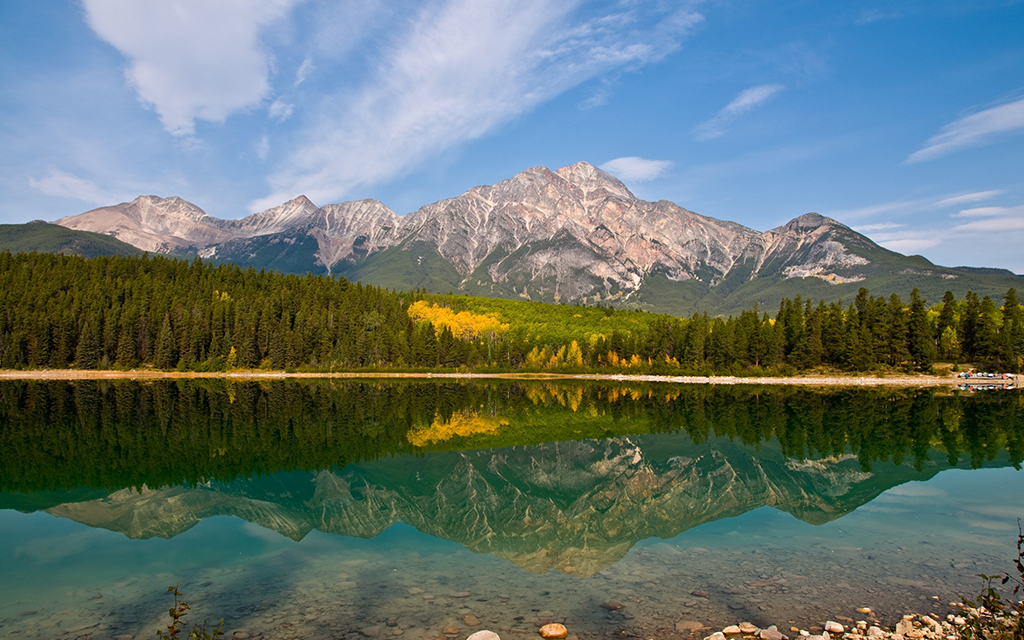
#> input picture exam_work/images/img.jpg, 1024 x 640 px
$ python __init__.py
#> lines starting #> are read from the running program, lines starting #| are printed output that depends on the picture
### libs/image_enhancer.py
""" Image Enhancer """

# pylint: disable=E1101

import inspect
from pathlib import Path
from dataclasses import dataclass
from typing import List, Tuple
import cv2 as cv
from matplotlib import pyplot as plt
import numpy as np

# from utils import Utils
# from PIL import Image, ImageDraw, ImageFilter

__version__ = "1.0.0"

__all__ = []

Image = List[Tuple[int, int, int]]


@dataclass
class ImageEnhancer:
    """ImageEnhancer"""

    file_path: str = None
    image = None
    cdf = None

    def get_file(self, path: str) -> "ImageEnhancer":
        """read_file"""
#> called with path = './images/img.jpg'

        stack = inspect.stack()
        caller_frame = stack[1]

        self.file_path = str(
            Path(caller_frame.filename).parent.joinpath(path).resolve()
        )

        self.image = cv.imread(self.file_path)
#> self.image is the input picture: shape (640, 1024, 3); mean B, G, R 111.7, 116.3, 100.7

        return self

    def seve_file(self, prefix: str) -> None:
        """seve_file"""

        cv.imwrite(
            str(
                Path(self.file_path)
                .parent.joinpath(prefix + "_" + Path(self.file_path).name)
                .resolve()
            ),
            self.image,
        )

    def show_file(self) -> None:
        """show_file"""

        win_name = "Window"

        cv.namedWindow(win_name, cv.WINDOW_AUTOSIZE)
        cv.imshow(win_name, self.image)

        cv.waitKey(0)
        cv.destroyAllWindows()

    def show_hist(self) -> None:
        """show_hist"""

        plt.hist(self.image.ravel(), 256, [0, 256])
        plt.show()
#> figure, not shown here; tallest bar 24329 high, from x = 0 to 1

    def show_alignment_hist(self) -> None:
        """show_alignment_hist"""

        img = cv.imread(self.file_path, 0)
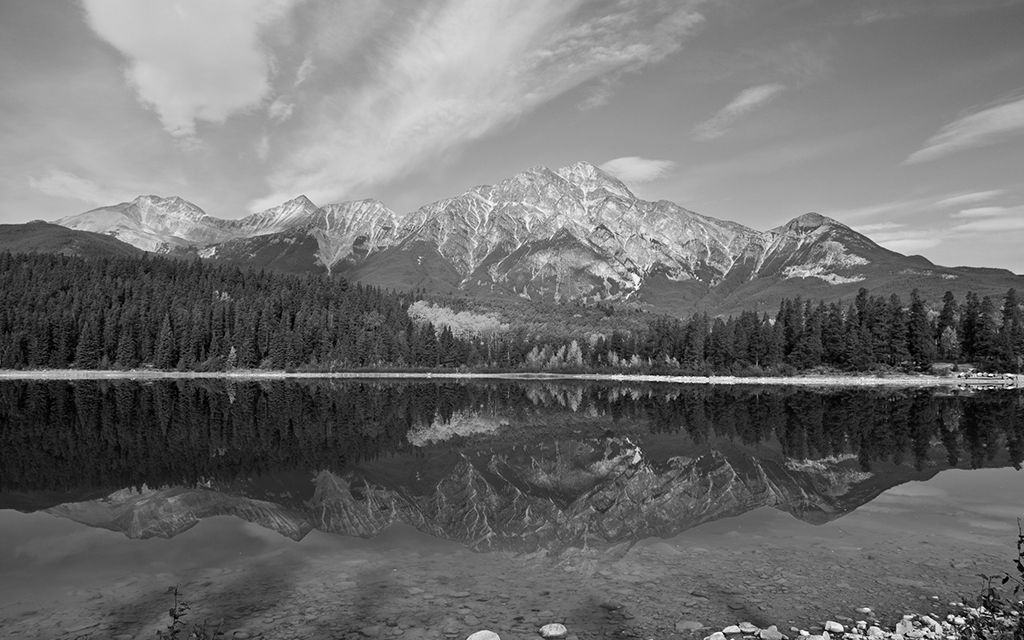
#> img: shape (640, 1024); min 0, max 255, mean 111.1
        hist, _bins = np.histogram(img.flatten(), 256, [0, 256])
#> hist = 256 values, max 4834 at index 110, min 6 at index 253, mean 2560
        self.cdf = hist.cumsum()
#> self.cdf = 256 values from 309 to 655360
        cdf_normalized = self.cdf * hist.max() / self.cdf.max()
#> cdf_normalized = 256 values from 2.28 to 4834
        plt.plot(cdf_normalized, color="b")
        plt.hist(img.flatten(), 256, [0, 256], color="r")
        plt.xlim([0, 256])
        plt.legend(("cdf", "histogram"), loc="upper left")
        plt.show()
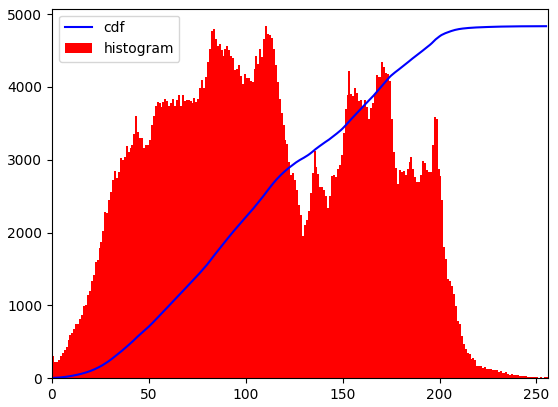
#> figure drawn by matplotlib, 1 panel; tallest bar 4834 high, from x = 110 to 111; curve peaks at x = 255, y = 4834

    def sharpen_image(self) -> "ImageEnhancer":
        """Sharpen the image"""

        kernel = np.array([[0, -1, 0], [-1, 5, -1], [0, -1, 0]])
        self.image = cv.filter2D(self.image, -1, kernel)
        self.seve_file("sharpen")

        return self

    def denoise_image(self) -> "ImageEnhancer":
        """Denoise the image"""

        self.image = cv.fastNlMeansDenoisingColored(self.image, None, 10, 10, 7, 21)
        self.seve_file("denoise")

        return self

    def adjust_brightness_contrast(self, brightness=0, contrast=0) -> "ImageEnhancer":
        """Adjust brightness and contrast"""
#> called with brightness = 30, contrast = 50

        beta = brightness
        alpha = contrast / 127 + 1

        self.image = cv.convertScaleAbs(self.image, alpha=alpha, beta=beta)
        self.seve_file("abc")

        return self

    def apply_clahe(self) -> "ImageEnhancer":
        """apply_clahe"""

        lab = cv.cvtColor(self.image, cv.COLOR_BGR2LAB)
#> lab: shape (640, 1024, 3); mean of channels 0, 1, 2 182.4, 118.7, 136.8
        l, a, b = cv.split(lab)
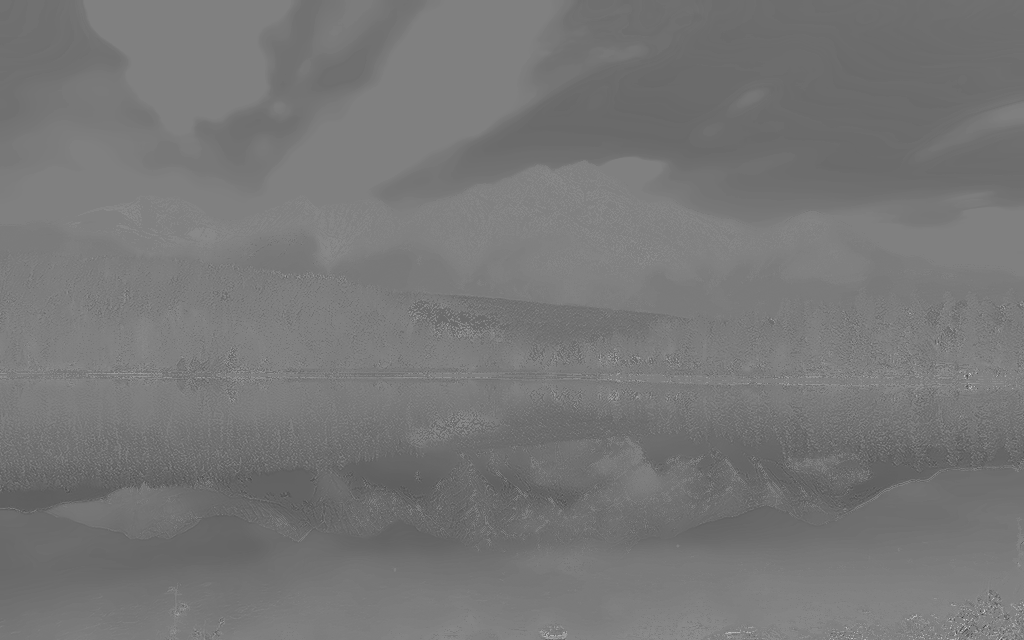
#> a: shape (640, 1024); min 54, max 206, mean 118.7
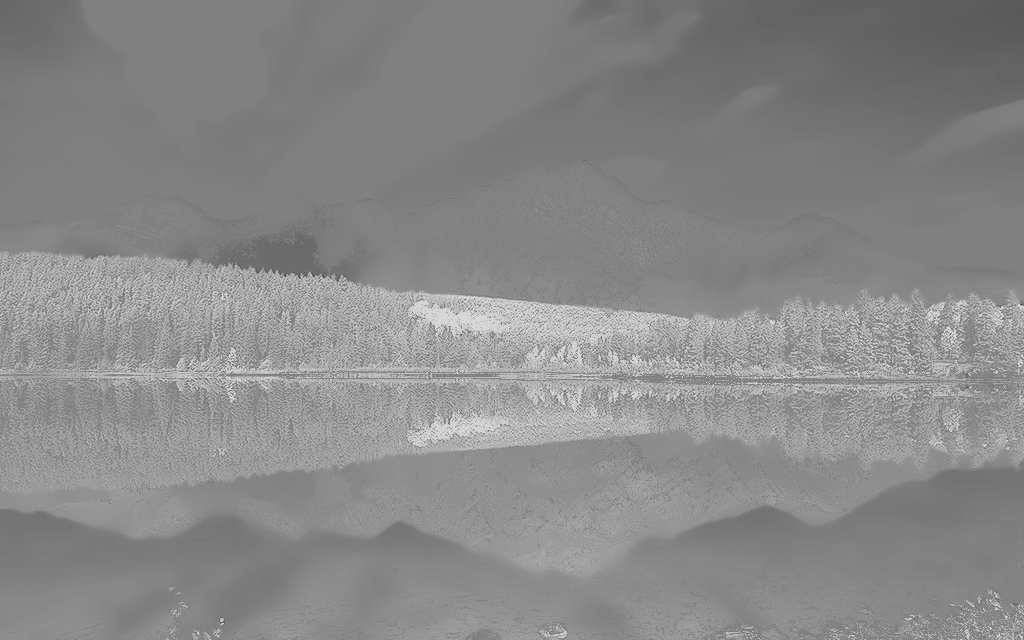
#> b: shape (640, 1024); min 60, max 220, mean 136.8
        clahe = cv.createCLAHE(clipLimit=2.0, tileGridSize=(8, 8))
        cl = clahe.apply(l)
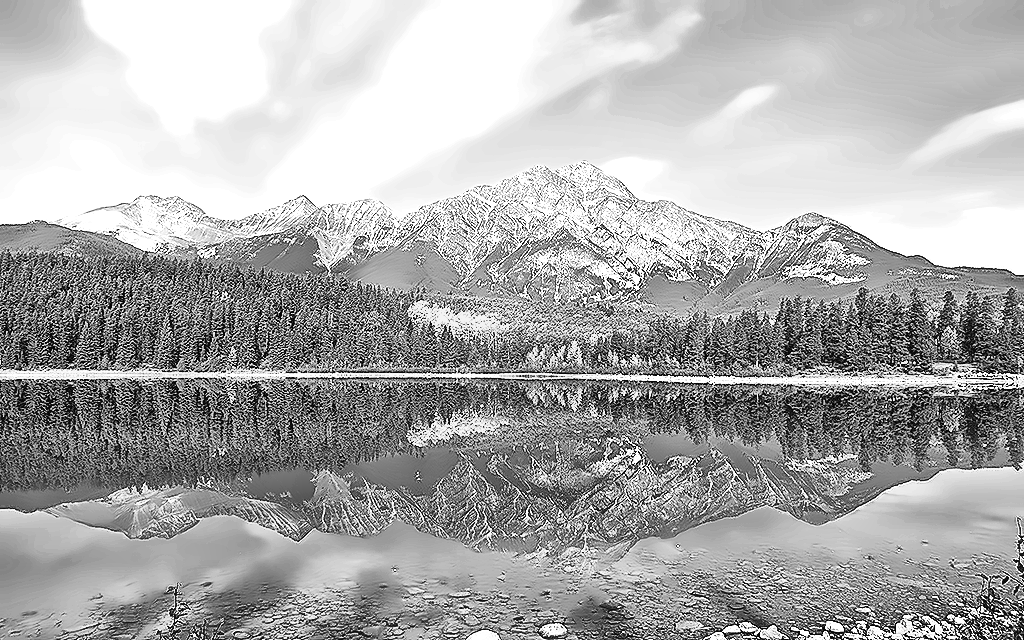
#> cl: shape (640, 1024); min 3, max 255, mean 171.4
        limg = cv.merge((cl, a, b))
#> limg: shape (640, 1024, 3); mean of channels 0, 1, 2 171.4, 118.7, 136.8
        self.image = cv.cvtColor(limg, cv.COLOR_LAB2BGR)
        self.seve_file("clahe")

        return self

    def show_result(self) -> "ImageEnhancer":
        """show_result"""

        cdf_m = np.ma.masked_equal(self.cdf, 0)
        cdf_m = (cdf_m - cdf_m.min()) * 255 / (cdf_m.max() - cdf_m.min())

        img = cv.imread(self.file_path, 0)
        equ = cv.equalizeHist(img)
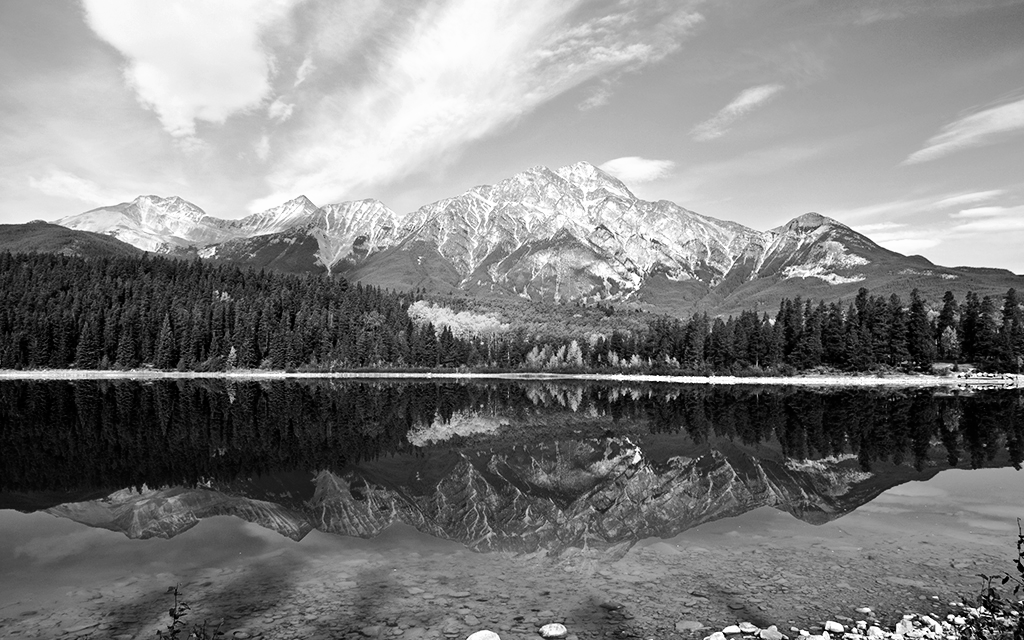
#> equ: shape (640, 1024); min 0, max 255, mean 128.1
        self.image = np.hstack((img, equ))
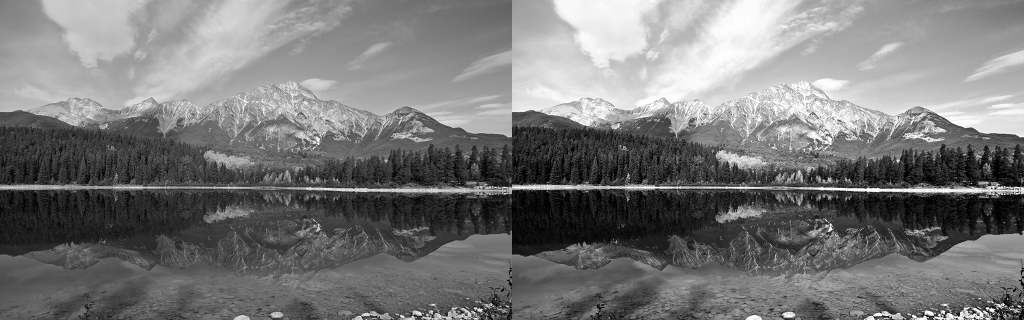
#> self.image: shape (640, 2048) (shown at 1/2 size); min 0, max 255, mean 119.6
        self.seve_file("equalize")

        return self


def test() -> None:
    """Test function"""


# [2 lines that do not run on import are left out]

### exam_work/__init__.py
"""Exam work"""

# pylint: disable=E1101, C0412, W0603

import sys
from pathlib import Path

LIBS_PATH = Path.cwd().resolve()

sys.path.append(str(LIBS_PATH))

try:
    from image_enhancer import ImageEnhancer
except ImportError:
    from libs.image_enhancer import ImageEnhancer


def test() -> None:
    """Test function"""

    ie = ImageEnhancer()

    ie.get_file("./images/img.jpg").show_file()

    ie.show_hist()
    ie.show_alignment_hist()

    ie.sharpen_image().show_file()
    ie.denoise_image().show_file()
    ie.adjust_brightness_contrast(brightness=30, contrast=50).show_file()
    ie.apply_clahe().show_file()
    ie.show_result().show_file()


if __name__ == "__main__":
    test()
